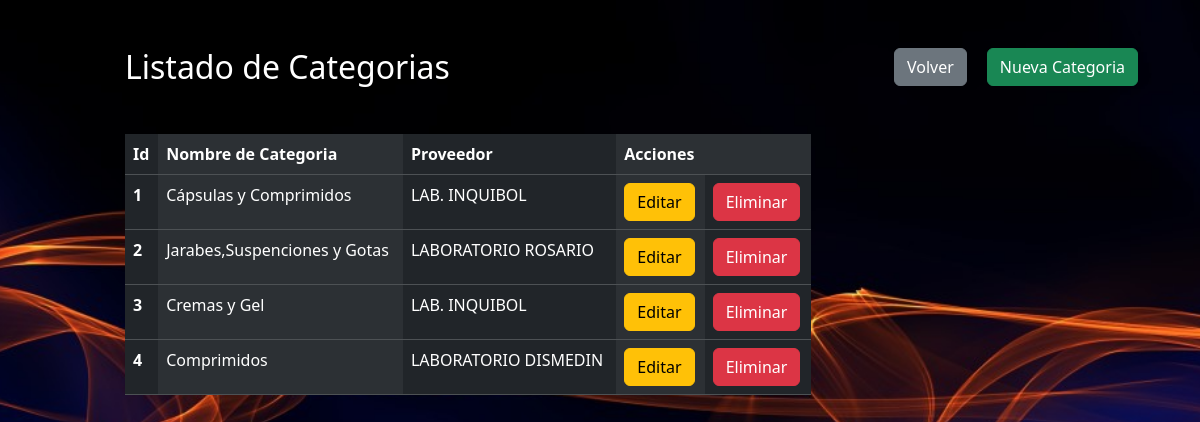
Before: /categorias with the older database file.
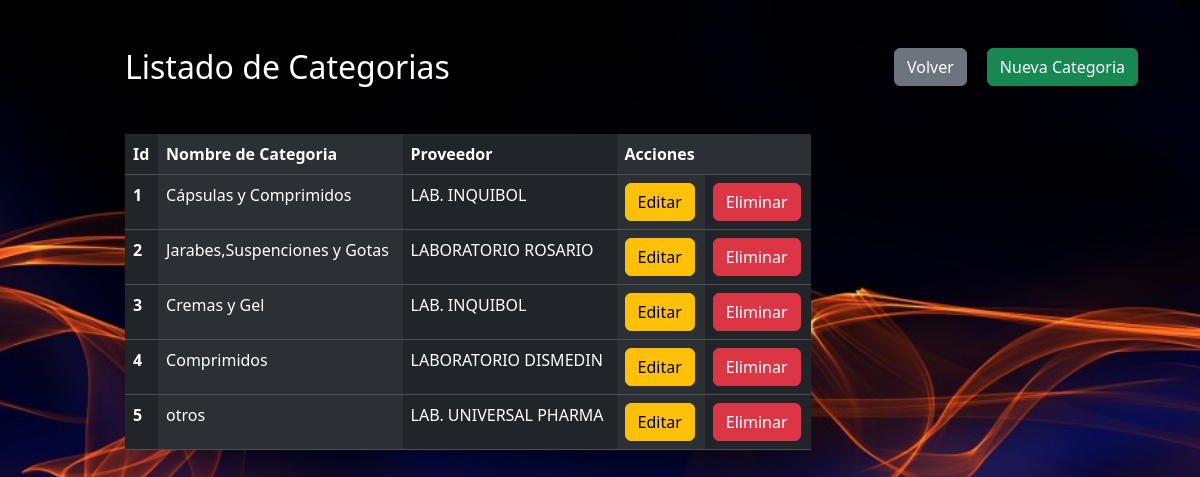
After: the same page with the newer database file.
### tables this page shows
CREATE TABLE categoria (
        cod_cate INTEGER PRIMARY KEY,
        nombre_cate TEXT NOT NULL,
        cod_prov INTEGER NOT NULL,
        FOREIGN KEY (cod_prov) REFERENCES proveedores (cod_prov)
        );

CREATE TABLE proveedores (
        cod_prov INTEGER PRIMARY KEY,
        nombre_prov TEXT NOT NULL,
        telefono_prov INTEGER NOT NULL,
        direccion TEXT NOT NULL
        );

### app.py (the view)
@app.route("/categorias")
def categorias():
    conn=sqlite3.connect("sistema_farmacia.db")
    conn.row_factory=sqlite3.Row
    cursor=conn.cursor()
    cursor.execute("select categoria.cod_cate, categoria.nombre_cate,proveedores.nombre_prov AS nombre_proveedor FROM categoria JOIN proveedores ON categoria.cod_prov = proveedores.cod_prov")
    categorias=cursor.fetchall()
    return render_template("categorias/listar_categorias.html",categorias=categorias)

### templates/categorias/listar_categorias.html (shortened to what this page needs)
<!doctype html>
<html lang="es">
  <head>
    <link href="https://cdn.jsdelivr.net/npm/bootstrap@5.3.3/dist/css/bootstrap.min.css" rel="stylesheet">
    <link rel="stylesheet" href="{{ url_for('static', filename='css/estilos_registro_usuario.css') }}">
    <link rel="stylesheet" href="https://cdnjs.cloudflare.com/ajax/libs/sweetalert/2.1.2/sweetalert.min.css">
  </head>
<body>
    <div class="container mt-5">
        <a href="/categorias/nuevo" class="btn btn-success volver">Nueva Categoria</a>
        <a href="/admin/dashboard" class="btn btn-secondary volver">Volver</a>
        <div class="row justify-content-center">
            <div class="col-12 col-md-10">
                <h2>Listado de Categorias</h2>
                <table class="table table-hover table-dark table-striped-columns mt-5">
                    <thead>
                        <tr>
                            <th scope="col">Id</th>
                            <th scope="col">Nombre de Categoria</th>
                            <th scope="col">Proveedor</th>
                            <th colspan="2">Acciones</th>
                        </tr>
                    </thead>
                    <tbody>
                        {% for item in categorias %}
                        <tr>
                            <th scope="row">{{item['cod_cate']}}</th>
                            <td>{{item['nombre_cate']}}</td>
                            <td>{{item['nombre_proveedor']}}</td>
                            <td><a href="/categorias/editar/{{item['cod_cate']}}" class="btn btn-warning">Editar</a></td>
                            <td><a href="/categorias/eliminar/{{item['cod_cate']}}"  class="btn btn-danger"onclick="mostrarMensajeEliminado()">Eliminar</a></td>
                        </tr>
                        {% endfor %}
                    </tbody>
                </table>
            </div>
        </div>
    </div>
</body>
</html>

Changed rows visible on the page:
added categoria: cod_cate "5", nombre_cate "otros", nombre_proveedor "LAB. UNIVERSAL PHARMA"
